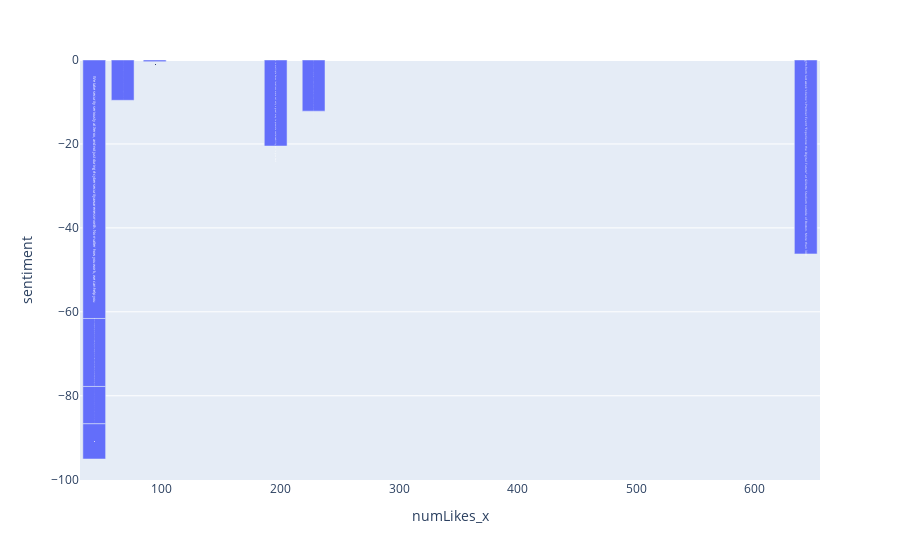

Notebook source saved alongside this figure:
### Code cell
fig = px.bar(negative_sentiment, x='numLikes_x', y='sentiment',text="Short text")
fig.show()

### Figure 1 — Plotly figure (JSON) as saved in the notebook; plotly's stock layout.template omitted (floating-point values rounded to 4 significant figures)
{"data": [{"alignmentgroup": "True", "hovertemplate": "numLikes_x=%{x}<br>sentiment=%{y}<br>Short text=%{text}<extra></extra>", "legendgroup": "", "marker": {"color": "#636efa", "pattern": {"shape": ""}}, "name": "", "offsetgroup": "", "orientation": "v", "showlegend": false, "text": ["We take security seriously at Xerox, and not just during #cybersecurityawarenessmonth. No matter how you work, we can help you", "Sights from last week's Xerox’s Premier Event \"Experience the Digital Future\" at Gillette Stadium outside of Boston. More than 300", "Recent tech drives in multiple Xerox locations were not only a great way to promote sustainability, but to give back", "We take security seriously at Xerox, and not just during #cybersecurityawarenessmonth. No matter how you work, we can help you", "Looking for incredible value AND quality for multichannel customer communications? Look to the Xerox® Baltoro® HF Inkjet Press. It allowed", "When you need higher print speeds, comprehensive security, and day-in-day-out dependability, the Xerox B305 #printer has you covered. Shop now", "We take security seriously at Xerox, and not just during #cybersecurityawarenessmonth. No matter how you work, we can help you", "We take security seriously at Xerox, and not just during #cybersecurityawarenessmonth. No matter how you work, we can help you", "Is your workday spent managing multiple documents or juggling tasks? There's a better way. Xerox® Workflow Central instantly transforms documents"], "textposition": "auto", "type": "bar", "x": [43, 643, 196, 43, 228, 67, 43, 43, 94], "xaxis": "x", "y": [-61.59, -46.2, -20.5, -16.2, -12.19, -9.6, -8.89, -8.39, -0.4], "yaxis": "y"}], "layout": {"autosize": true, "barmode": "relative", "legend": {"tracegroupgap": 0}, "margin": {"t": 60}, "xaxis": {"anchor": "y", "autorange": true, "domain": [0, 1], "range": [31, 655], "title": {"text": "numLikes_x"}, "type": "linear"}, "yaxis": {"anchor": "x", "autorange": true, "domain": [0, 1], "range": [-100.1, 0], "title": {"text": "sentiment"}, "type": "linear"}}}
